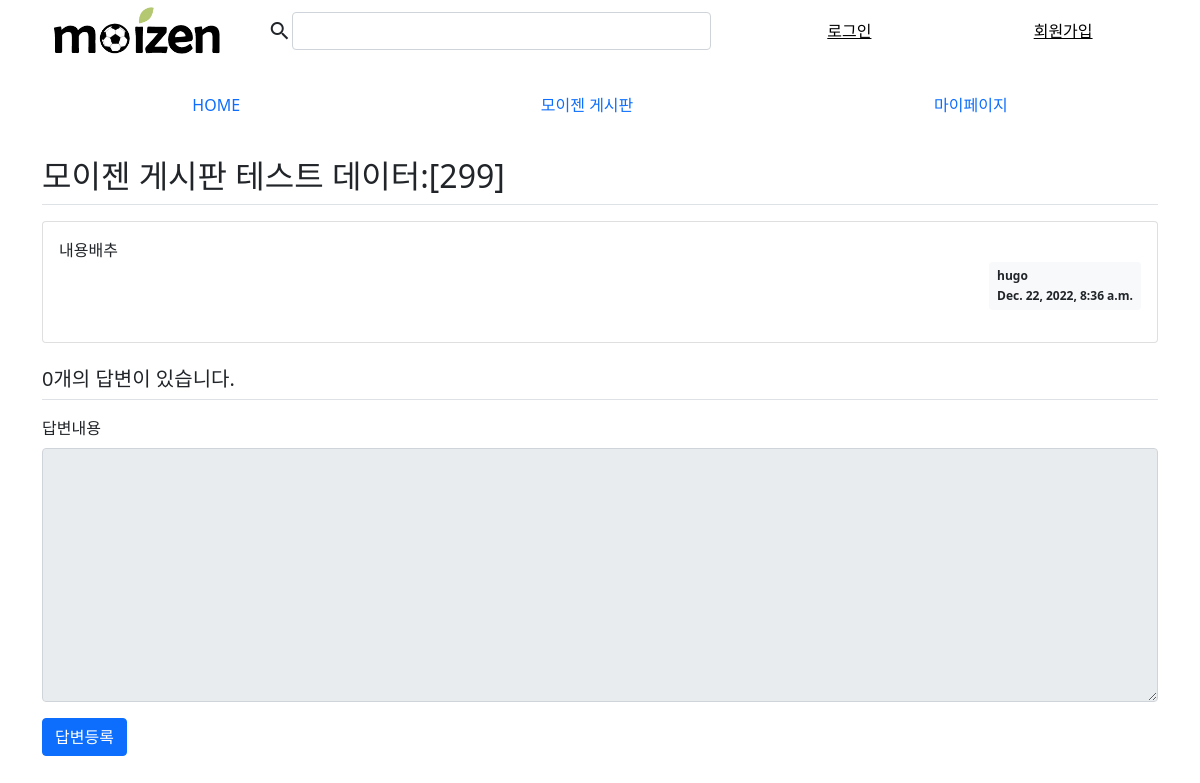
Screenshot of /pybo/301/ with the database file from the repository.
### pybo/models.py (models this page shows, shortened)
class Question(models.Model):
    author = models.ForeignKey(User, on_delete=models.CASCADE, null=True)
    subject = models.CharField(max_length=200)
    content = models.TextField()
    create_date = models.DateTimeField()
    modify_date = models.DateTimeField(null=True, blank=True)

### pybo/views.py (the view)
# urls.py: path('<int:question_id>/', views.detail, name='detail'),
def detail(request, question_id):
    question = get_object_or_404(Question, pk=question_id)
    context = {'question': question}
    return render(request, 'pybo/question_detail.html', context)

### templates/pybo/question_detail.html (shortened to what this page needs)
{% extends 'base.html' %}
{% block content %}
<div class="container my-3">
    <h2 class="border-bottom py-2">{{ question.subject }}</h2>
    <div class="card my-3">
        <div class="card-body">
            <div class="card-text" style="white-space: pre-line;">{{ question.content }}</div>
            <div class="d-flex justify-content-end">
                <div class="badge bg-light text-dark p-2 text-start">
                    <div class="mb-2">{{ question.author.username }}</div>
                    <div>{{ question.create_date }}</div>
                </div>
            </div>
        </div>
    </div>
    <h5 class="border-bottom my-3 py-2">{{question.answer_set.count}}개의 답변이 있습니다.</h5>
    <form action="{% url 'pybo:answer_create' question.id %}" method="post" class="my-3">
        <div class="mb-3">
            <label for="content" class="form-label">답변내용</label>
            <textarea {% if not user.is_authenticated %}disabled{% endif %}
              name="content" id="content" class="form-control" rows="10"></textarea>
        </div>
        <input type="submit" value="답변등록" class="btn btn-primary">
    </form>
</div>
{% endblock %}

### rows the page displays
Question: subject "모이젠 게시판 테스트 데이터:[299]", content "내용배추", author.username "hugo", create_date "Dec. 22, 2022, 8:36 a.m.", answer_set.count "0"
